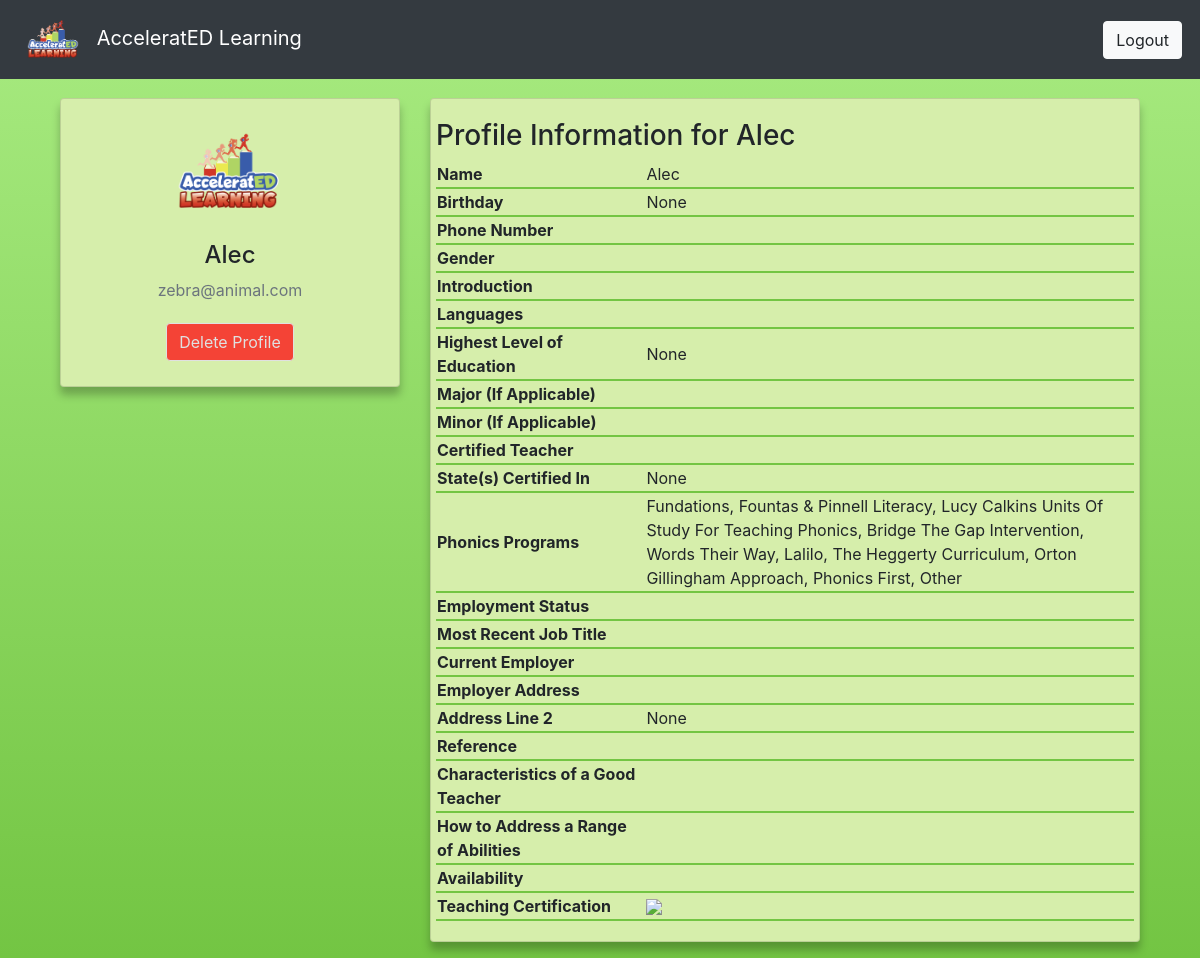
/owner/profile/16, run on an earlier commit of the app's database.
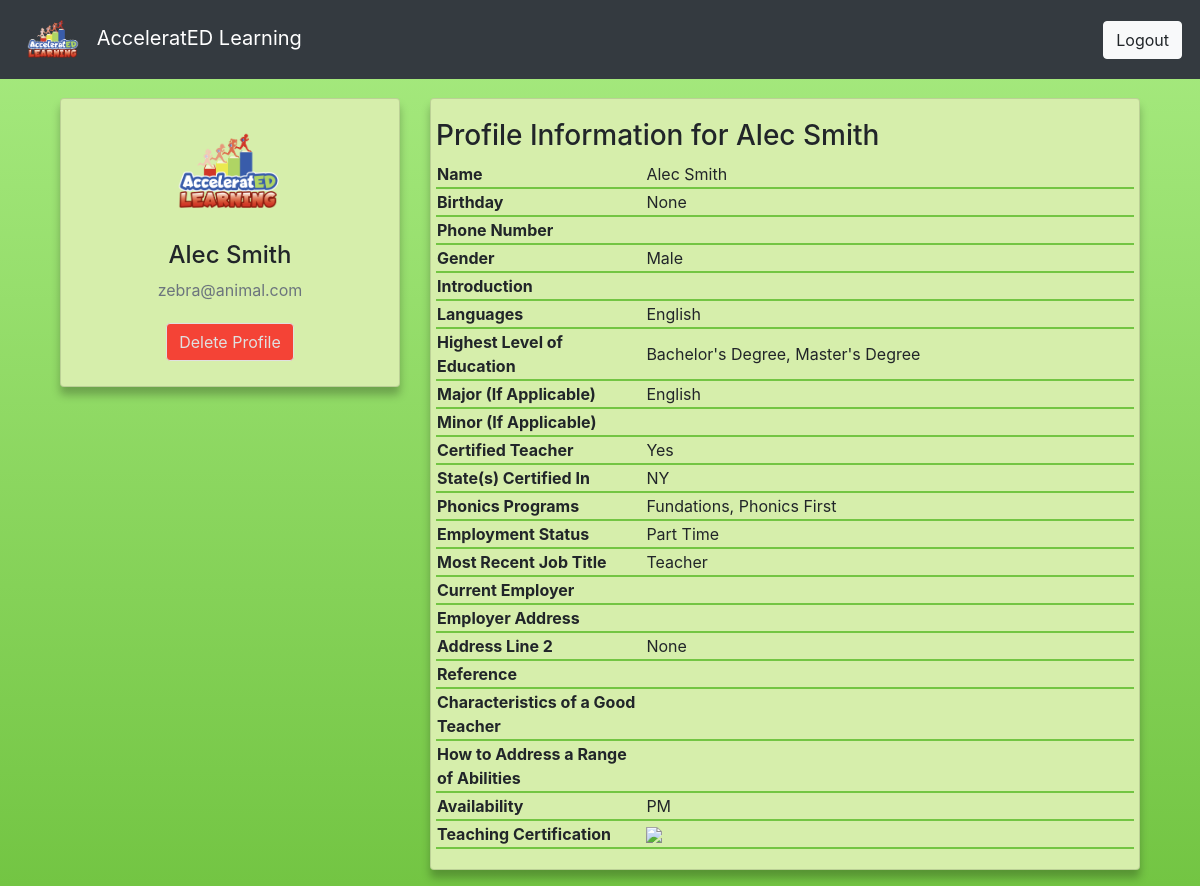
And on a later commit of the database.
### tutor/models.py (models this page shows, shortened)
class User(AbstractUser):
    username = None
    email = models.EmailField(_('email address'), unique=True)
    USERNAME_FIELD = 'email'
    REQUIRED_FIELDS = []
    objects = UserManager()

class Tutor(models.Model):
    PHONICS_CHOICES = (
        ('Fundations', 'Fundations'),
        ('Fountas & Pinnell Literacy', 'Fountas & Pinnell Literacy'),
        ('Lucy Calkins Units Of Study For Teaching Phonics',
         'Lucy Calkins Units Of Study For Teaching Phonics'),
        ('Bridge The Gap Intervention', 'Bridge The Gap Intervention'),
        ('Words Their Way', 'Words Their Way'),
        ('Lalilo', 'Lalilo'),
        ('The Heggerty Curriculum', 'The Heggerty Curriculum'),
        ('Orton Gillingham Approach', 'Orton Gillingham Approach'),
        ('Phonics First', 'Phonics First'),
        ('Other:', 'Other:')
    )
    EMPLOYMENT_CHOICES = (
        ('Full Time', 'Full Time'),
        ('Part Time', 'Part Time'),
        ('College Student', 'College Student'),
        ('Retired', 'Retired'),
        ('Other', 'Other')
    )
    STATE_CHOICES = (
        (
            ('AL','AL'),
            ('AK','AK'),
            ('AR','AR'),
            ('AZ','AZ'),
            ('CA','CA'),
            ('CO','CO'),
            ('CT','CT'),
            ('DC','DC'),
            ('DE','DE'),
            ('FL','FL'),
            ('GA','GA'),
            ('HI','HI'),
            ('IA','IA'),
            ('ID','ID'),
            ('IL','IL'),
            ('IN','IN'),
            ('KS','KS'),
            ('KY','KY'),
            ('LA','LA'),
            ('MA','MA'),
            ('MD','MD'),
            ('ME','ME'),
            ('MI','MI'),
            ('MN','MN'),
            ('MO','MO'),
            ('MS','MS'),
            ('MT','MT'),
            ('NC','NC'),
            ('NE','NE'),
            ('NH','NH'),
            ('NJ','NJ'),
            ('NM','NM'),
            ('NV','NV'),
            ('NY','NY'),
            ('ND','ND'),
            ('OH','OH'),
            ('OK','OK'),
            ('OR','OR'),
            ('PA','PA'),
            ('RI','RI'),
            ('SC','SC'),
            ('SD','SD'),
            ('TN','TN'),
            ('TX','TX'),
            ('UT','UT'),
            ('VT','VT'),
            ('VA','VA'),
            ('WA','WA'),
            ('WI','WI'),
            ('WV','WV'),
            ('WY','WY'),
            ('None','None')
        )
    )
    LANGUAGE_CHOICES = (
        ('English', 'English'),
        ('Spanish', 'Spanish')
    )
    GENDER_CHOICES = (
        ('Male', 'Male'),
        ('Female', 'Female'),
        ('Non-Binary', 'Non-Binary'),
        ('Other', 'Other')
    )
    DEGREE_CHOICES = (
        ('College Student', 'Currently Enrolled In College'),
        ('A.A./A.S.', 'Associate\'s Degree'),
        ('Technical Certification', 'Technical Certification'),
        ('B.A./B.S.', 'Bachelor\'s Degree'),
        ('M.A./M.S./M.Ed.', 'Master\'s Degree'),
        ('Ed.S.', 'Education Specialist/6th Year/Etc . . .'),
        ('Ed.D./Ph.D.', 'Doctorate')
    )
    YESNO = (
        ('Yes', 'Yes'),
        ('No', 'No')
    )
    AVAILABILITY_CHOICES = (
        ('AM', 'Part Time AM'),
        ('PM', 'Part Time PM'),
        ('Full Time', 'Full Time (AM and PM)')
    )
    email = models.OneToOneField(User, on_delete=models.CASCADE)
    firstname = models.CharField(max_length=20, blank=True, verbose_name='First Name')
    lastname = models.CharField(max_length=20, blank=True, verbose_name='Last Name')
    birthday = models.DateField(auto_now=False, null=True, blank=True)
    phonenumber = PhoneField(blank=True, verbose_name='Phone Number')
    gender = models.CharField(max_length=10, choices=GENDER_CHOICES, blank=True, default='None')
    introduction = models.TextField(max_length=1500, blank=True, verbose_name='Introduction (Describe Yourself in 200 Words or Less)')
    languages = MultiSelectField(choices=LANGUAGE_CHOICES, blank=True, default="None", verbose_name='Languages Spoken Fluently')
    education = MultiSelectField(choices=DEGREE_CHOICES, blank=True,
    verbose_name='Level of Education (Please Select All That Apply):')
    major = models.CharField(max_length=20, blank=True, verbose_name='Major (If Applicable)')
    minor = models.CharField(max_length=20, blank=True, verbose_name='Minor (If Applicable)')
    experience = models.CharField(max_length=4, choices=YESNO, blank=True, verbose_name='Are You A Certified Teacher?')
    statecert = models.CharField(max_length=5, choices=STATE_CHOICES, verbose_name='Please Choose The State In Which You are Certified:', default='None')
    phonicsex = MultiSelectField(choices=PHONICS_CHOICES, blank=True, verbose_name='Choose Any Phonics Programs You Have Experience With:')
    otherphonics = models.TextField(max_length=500, blank=True, verbose_name='If You Selected "Other," List Other Phonics Programs Here:')
    employment = models.CharField(max_length=20, choices=EMPLOYMENT_CHOICES, blank=True, verbose_name='Employment Status')
    curremployment = models.CharField(max_length=30, blank=True, verbose_name='Current or Most Recent Job Title (If Applicable)')
    employer = models.CharField(max_length=30, blank=True, verbose_name='Employer (If Applicable)')
    employeraddress = models.CharField(max_length=30, blank=True, verbose_name='Employer Address (If Applicable)')
    employercity = models.CharField(max_length=30, blank=True, verbose_name='City')
    employerstate = models.CharField(max_length=5, choices=STATE_CHOICES, verbose_name='State', default='None')
    employerzip = models.CharField(max_length=30, blank=True, verbose_name='Zip Code')
    currreference = models.CharField(max_length=60, blank=True, verbose_name='Supervisor/Reference Contact Information (If Applicable)')
    teachercharacteristics = models.TextField(max_length=1500, blank=True, verbose_name='What Characteristics Make A Good Teacher: (200 Words or Less)')
    abilitiesquestion = models.TextField(
        max_length=1500, blank=True, verbose_name='How Would You Address A Range Of Abilities In Your Classroom: (200 Words or Less)')
    availability = models.CharField(max_length=20, choices=AVAILABILITY_CHOICES, blank=True, verbose_name='Choose Your Availability:')
    image = models.ImageField(upload_to='images/', blank=True, null=True, verbose_name="")

### owner/views.py (the view)
# urls.py: path('profile/<int:id>', views.profile_view, name='file'),
def profile_view(request, id):
    User = get_user_model()
    user = User.objects.get(id=id)
    return render(request, 'owner/profile.html', {'authenticated': True, "User": user})

### templates/owner/profile.html (shortened to what the changed rows need)
{% extends 'owner/base.html' %}
{% load crispy_forms_filters %}
{% block body %}
<div class="container">
    <div class="main-body">
        <div class="row gutters-sm">
            <div class="col-md-4 mb-3">
                <div class="card">
                    <div class="card-body">
                        <div class="d-flex flex-column align-items-center text-center">
                            <div class="mt-3">
                                <h4>{{User.tutor.firstname}} {{User.tutor.lastname}}</h4>
                                <p class="text-muted font-size-sm">{{User.tutor.email}}</p>
                                <a href="{% url 'delete' User.id %}"
                                    class="btn btn-outline-primary del_btn" onclick="return confirm('Are you sure you want to delete this profile?');">Delete Profile</a>
                            </div>
                        </div>
                    </div>
                </div>
            </div>
            <div class="col-md-8">
                <div class="card mb-3">
                    <div class="card-body">
                        <div class="row">
                            <h3>Profile Information for {{User.tutor.firstname}} {{User.tutor.lastname}}</h3>
                        <table style="width:100%">
                            <tr>
                                <th style="width:30%">Name</th>
                                <td>{{User.tutor.firstname}} {{User.tutor.lastname}}</td>
                            </tr>
                            <tr>
                                <th>Birthday</th>
                                <td>{{User.tutor.birthday}}</td>
                            </tr>
                            <tr>
                                <th>Phone Number</th>
                            </tr>
                            <tr>
                                <th>Gender</th>
                                <td>{{User.tutor.gender}}</td>
                            </tr>
                            <tr>
                                <th>Introduction</th>
                            </tr>
                            <tr>
                                <th>Languages</th>
                                <td>{{User.tutor.languages}}</td>
                            </tr>
                            <tr>
                                <th>Highest Level of Education</th>
                                <td>{{User.tutor.education}}</td>
                            </tr>
                            <tr>
                                <th>Major (If Applicable)</th>
                                <td>{{User.tutor.major}}</td>
                            </tr>
                            <tr>
                                <th>Minor (If Applicable)</th>
                            </tr>
                            <tr>
                                <th>Certified Teacher</th>
                                <td>{{User.tutor.experience}}</td>
                            </tr>
                            <tr>
                                <th>State(s) Certified In</th>
                                <td>{{User.tutor.statecert}}</td>
                            </tr>
                            <tr>
                                <th>Phonics Programs</th>
                                <td>{{User.tutor.phonicsex}} {{User.tutor.otherphonics}}</td>
                            </tr>
                            <tr>
                                <th>Employment Status</th>
                                <td>{{User.tutor.employment}}</td>
                            </tr>
                            <tr>
                                <th>Most Recent Job Title</th>
                                <td>{{User.tutor.curremployment}}</td>
                            </tr>
                            <tr>
                                <th>Current Employer</th>
                            </tr>
                            <tr>
                                <th>Employer Address</th>
                            </tr>
                            <tr>
                                <th>Address Line 2</th>
                                <td>{{User.tutor.employercity}} {{User.tutor.employerstate}} {{tutor.employerzip}}</td>
                            </tr>
                            <tr>
                                <th>Reference</th>
                            </tr>
                            <tr>
                                <th>Characteristics of a Good Teacher</th>
                            </tr>
                            <tr>
                                <th>How to Address a Range of Abilities</th>
                            </tr>
                            <tr>
                                <th>Availability</th>
                                <td>{{User.tutor.availability}}</td>
                            </tr>
                            <tr>
                                <th>Teaching Certification</th>
                            </tr>
                            </table>
                        </div>
                    </div>
                </div>
            </div>
        </div>
    </div>
</div>
{% endblock %}

What changed in the data, as far as the page shows it:
changed through a linked row, User "zebra@animal.com": tutor.lastname (not shown) → "Smith"; tutor.gender (not shown) → "Male"; tutor.languages (not shown) → "English"; tutor.education "None" → "Bachelor's Degree, Master's Degree"; tutor.major (not shown) → "English"; tutor.experience (not shown) → "Yes"; tutor.statecert "None" → "NY"; tutor.phonicsex "Fundations, Fountas & Pinnell Literacy, Lucy Calkins Units Of Study For Teaching Phonics, Bridge The Gap Intervention, Words Their Way, Lalilo, The Heggerty Curriculum, Orton Gillingham Approach, Phonics First, Other" → "Fundations, Phonics First"; tutor.employment (not shown) → "Part Time"; tutor.curremployment (not shown) → "Teacher"; tutor.availability (not shown) → "PM"
